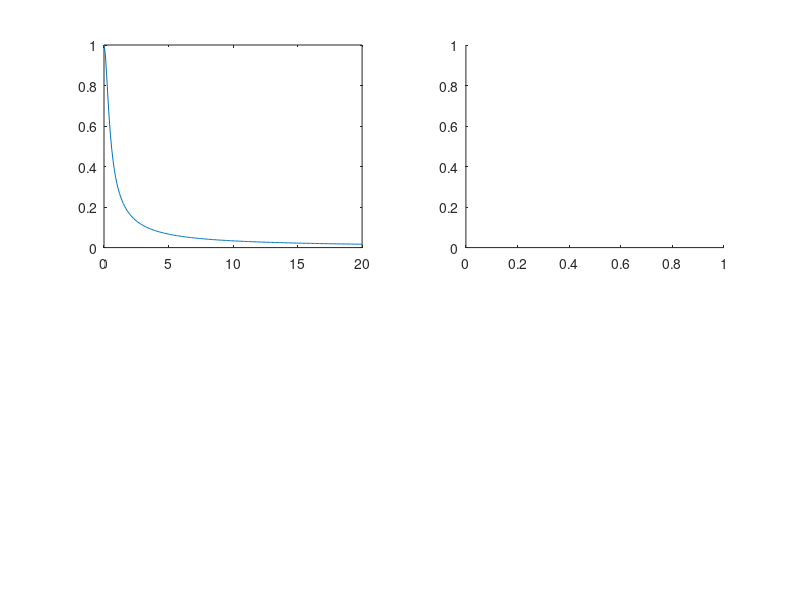

MATLAB code to generate this figure: (Note: this script raises an error after producing the figure.)
w=[0:0.1:20];
t=[0:0.1:8];

num2=[0 0 1];
den2=[0 3 1];

g=freqs(num2,den2,w)
subplot(2,2,1)
plot(w,abs(g))

subplot(2,2,2)
step(num2,den2,t)

den22=[3 1 0]
subplot(2,2,3)
step(num2,den22,t)
